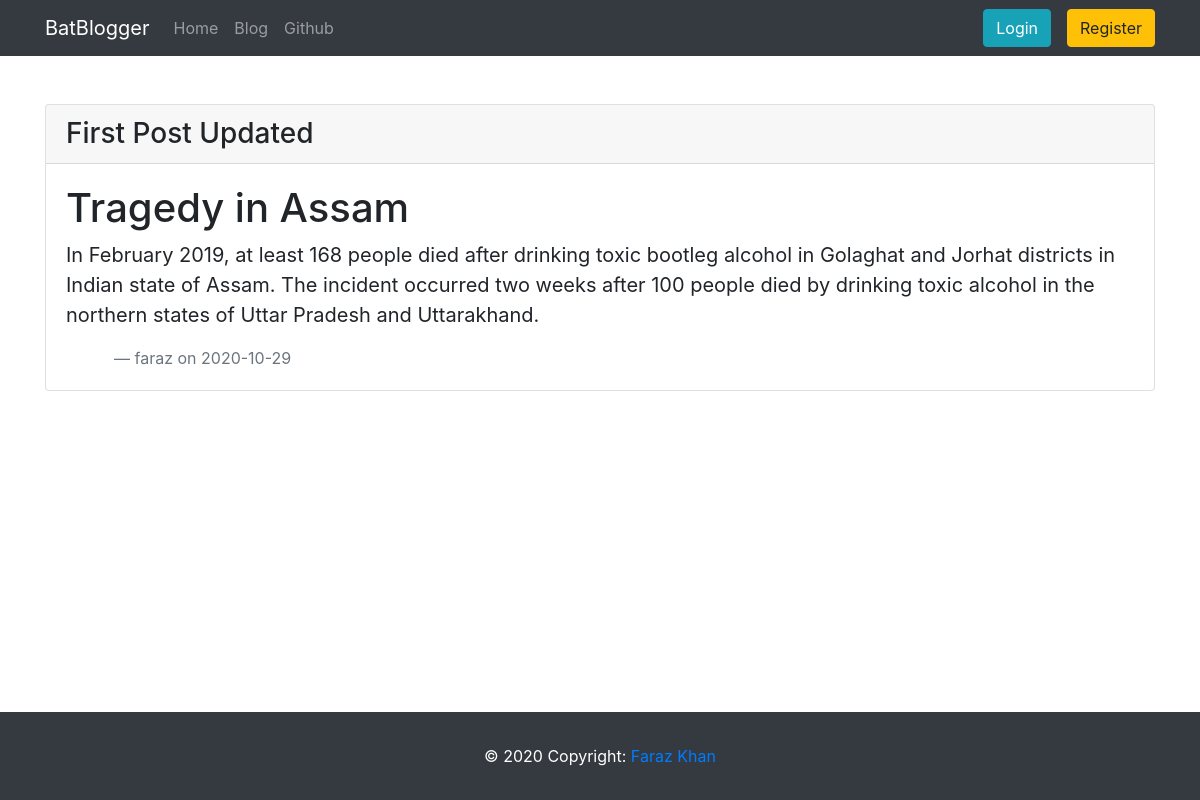
Before: /blog/1 with the older database file.
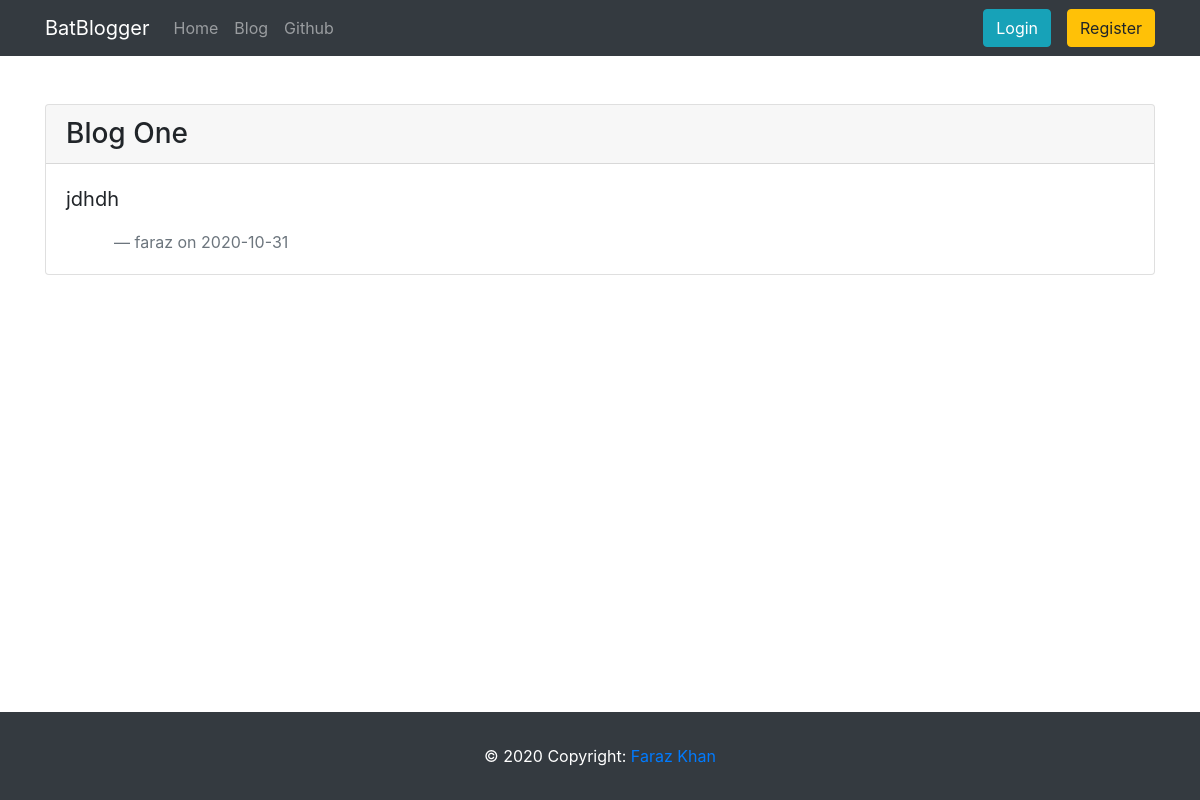
After: the same page with the newer database file.
### blog/models.py (models this page shows, shortened)
class Post(db.Model):
    id = db.Column(db.Integer,primary_key=True)
    title = db.Column(db.String(100),nullable=False)
    date_posted = db.Column(db.DateTime,nullable=False,default=datetime.utcnow())
    content = db.Column(db.Text,nullable=False)
    user_id = db.Column(db.Integer,db.ForeignKey('user.id'),nullable=False)

class User(db.Model,UserMixin):
    id = db.Column(db.Integer,primary_key=True)
    username = db.Column(db.String(20),unique=True,nullable=False)
    email = db.Column(db.String(100),unique=True,nullable=False)
    image_file = db.Column(db.String(20),nullable=False,default='default.jpg')
    password = db.Column(db.String(60),nullable=False)
    posts = db.relationship('Post',backref='author',lazy=True)

### blog/posts/routes.py (the view)
@posts.route("/blog/<int:id>")
def post(id):
    post = Post.query.get_or_404(id)
    return render_template('readblog.html',post=post)

### blog/templates/readblog.html (shortened to what this page needs)
{% extends "base.html" %}
{% block content %}
<div style="margin-bottom:200px;" class="container">
<div class="card my-5">
    <div class="card-header">
        <h3 class="d-inline">{{post.title}}</h3>
    </div>
    <div class="card-body">
      <blockquote class="blockquote mb-0">
        {{post.content | markdown}}
        <footer class="ml-5 blockquote-footer">{{post.author.username}} on {{post.date_posted.strftime('%Y-%m-%d')}}</footer>
      </blockquote>
    </div>
</div>
</div>
{% endblock content %}

### blog/templates/base.html (shortened to what this page needs)
<!doctype html>
<html lang="en">
  <head>
    <link rel="stylesheet" href="https://cdn.jsdelivr.net/npm/bootstrap@4.5.3/dist/css/bootstrap.min.css">
  </head>
  <body>
    <nav class="sticky-top navbar navbar-expand-lg navbar-dark bg-dark">
        <div class="container">
            <a class="navbar-brand" href="#">BatBlogger </a>
            <div class="collapse navbar-collapse" id="navbarText">
              <ul class="navbar-nav mr-auto">
                <li class="nav-item">
                  <a class="nav-link" href="{{url_for('main.home')}}">Home</a>
                </li>
                <li class="nav-item">
                  <a class="nav-link" href="{{url_for('main.blog')}}">Blog</a>
                </li>
                <li class="nav-item">
                  <a class="nav-link" href="https://github.com/farazkhanfk7/blog-flask">Github</a>
                </li>
              </ul>
              {% if current_user.is_authenticated %}
              <a class="btn btn-success" href="{{url_for('posts.new_post')}}">Post</a>
              <a class="btn btn-info ml-3" href="{{url_for('auth.account')}}">{{current_user.username}}'s Profile</a>
              <a class="btn btn-warning ml-3" href="{{url_for('auth.logout')}}">Logout</a>
              {% else %}
              <a class="btn btn-info" href="{{url_for('auth.login')}}">Login</a>
              <a class="btn btn-warning ml-3" href="{{url_for('auth.register')}}">Register</a>
              {% endif %}
            </div>
        </div>
      </nav>
    {% block content %}
    {% endblock content %}
<footer class="pt-5 fixed-bottom">
    <nav class="navbar navbar-expand-lg navbar-dark bg-dark">
        <div class="py-2 container text-center">
        <div class="m-auto text-white text-center py-3">© 2020 Copyright:
            <a href="#"> Faraz Khan</a>
        </div>
        </div>
    </nav>
  </footer>
  </body>
</html>

Changed rows visible on the page:
changed Post: title "First Post Updated" → "Blog One"; content "Tragedy in Assam In February 2019, at least 168 people died after drinking toxic bootleg alcohol in Golaghat and Jorhat districts in Indian state of Assam. The incident occurred two weeks after 100 people died by drinking toxic alcohol in the northern states of Uttar Pradesh and Uttarakhand." → "jdhdh"; date_posted "2020-10-29" → "2020-10-31"
